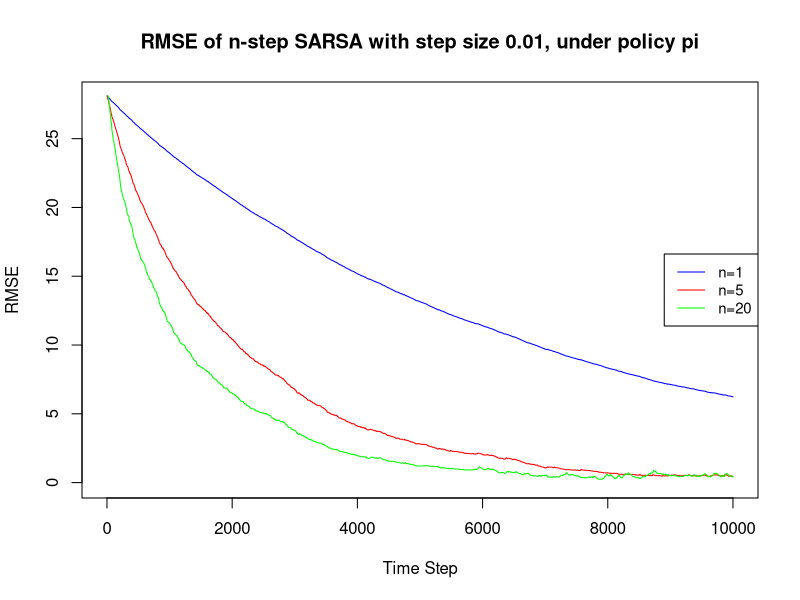

Write the R code that produced this figure. (Note: a time limit stopped this script after it produced the figure.)
#STAT 497: Reinforcement Learning. Assignment III. 
#Authors: Spyros Orfanos, William Ngo, Matteo Esposito. 

#-------------------------- Question 1 ---------------------------
#1(a)
alpha = 0.6
beta = 0.8
r_srch = 2
r_wait = 1

r1 = c(1,1,1,r_srch, alpha)
r2 = c(1,1,2,r_srch, 1-alpha)
r3 = c(2,1,1,-3, 1-beta)
r4 = c(2,1,2,r_srch, beta)
r5 = c(1,2,1,r_wait, 1)
r6 = c(2,2,2,r_wait, 1)
r7 = c(2,3,1,0,1)
r8 = c(1,3,1,0,1)

SASRp = matrix(data = cbind(r1,r2,r3,r4,r5,r6,r7,r8), nrow = 8, ncol = 5, byrow = TRUE)
SASRp = SASRp[order(SASRp[,1]),]
colnames(SASRp) = c("s","a","s'","r","p")

#Calculating V(s)
CalculatePolicyValueFunction = function(Policy, SASRp, DF){
  #Calculating the b vector
  b = c(0,0)
  for (ss in 1:2){
    for (aa in 1:3){
      b[ss] = b[ss] + sum( SASRp[SASRp[,"s"] %in% ss & SASRp[,"a"] %in% aa,"r"] * SASRp[SASRp[,"s"] %in% ss & SASRp[,"a"] %in% aa,"p"] * Policy[ss,aa] )
    } 
  }
  #Calculating the M matrix
  M = matrix(data = 0, nrow = 2, ncol = 2)
  for(ss in 1:2){
    for(sp in 1:2){
      for(aa in 1:3){
        M[ss,sp] =   M[ss,sp] + DF * sum( SASRp[SASRp[,"s"] %in% ss & SASRp[,"a"] %in% aa & SASRp[,"s'"] %in% sp, "p"] * Policy[ss,aa] )
      }
    }
  }
  #Solving for the policy's value function
  PolicyVF = as.vector(solve(diag(2) - M) %*% b)
  return(PolicyVF)
}

#Calculating Q(s,a) = sum_{all r,s'} of p*(r + DF*v(s'))
CalculatePolicyActionValueFunction = function(Policy, SASRp, DF){
  PolicyAVF =  matrix(data = NA, nrow = 2, ncol = 3)
  V = CalculatePolicyValueFunction(Policy, SASRp, DF)
  for(ss in 1:2){
    for(aa in 1:3){
      sa = SASRp[,"s"] %in% ss & SASRp[,"a"] %in% aa  #state-action pair
      PolicyAVF[ss,aa] = sum( (SASRp[sa,"r"] + DF*V[SASRp[sa,"s'"]]) * SASRp[sa,"p"] )
    }
  }
  return(PolicyAVF)
}
Policy = matrix( data = c(0.7,0.2,0.1,0.1,0.7,0.2), nrow = 2, byrow = TRUE)
PolicyAVF = CalculatePolicyActionValueFunction(Policy, SASRp, DF = 0.9)
PolicyAVF

#1(b)
#See sample() documentation. Error arises when as sample(X, 1) is interpreted as sample from {1,...,X} instead of {X}.
resample = function(x, ...) x[sample(length(x), ...)]

#Given state (ss), simulate next action (aa), then simulate next state (sp), and finally determine the reward (rr) which is a function of ss,aa,sp.
SimulateEpsiodeCanRecycler = function(Policy, SASRp, Eplength, initstate, theseed){
  set.seed(theseed)
  EpisodeOutcomes = matrix(data = NA, nrow = 3, ncol = Eplength)
  ss = initstate
  for (t in 1:Eplength){
    aa = sample(1:3, 1, prob = Policy[ss,])
    sp = resample(SASRp[SASRp[,"s"] %in% ss & SASRp[,"a"] %in% aa, "s'"], 1, prob = SASRp[SASRp[,"s"] %in% ss & SASRp[,"a"] %in% aa, "p"])
    rr = SASRp[SASRp[,"s"] %in% ss & SASRp[,"a"] %in% aa & SASRp[,"s'"] %in% sp, "r"]
    EpisodeOutcomes[,t] = c(ss, aa, rr)
    ss = sp
  }
  return(EpisodeOutcomes)
}

#1(c)
#Function that gives the corresponding row of Qestimmat for a given state-action pair. 
which_row = function(EpisodeOutcomes,t){
  if(all(EpisodeOutcomes[1:2,t] == c(1,1))){return(1)}
  if(all(EpisodeOutcomes[1:2,t] == c(1,2))){return(2)}
  if(all(EpisodeOutcomes[1:2,t] == c(1,3))){return(3)}
  if(all(EpisodeOutcomes[1:2,t] == c(2,1))){return(4)}
  if(all(EpisodeOutcomes[1:2,t] == c(2,2))){return(5)}
  if(all(EpisodeOutcomes[1:2,t] == c(2,3))){return(6)}
}

ApplySARSA = function(stepsize, nparam, initQestim, EpisodeOutcomes, DF){
  Qestimmat = matrix(data = NA, nrow = 6, ncol = ncol(EpisodeOutcomes))
  Qestimmat[,1:nparam] = initQestim
  L = ncol(EpisodeOutcomes) - nparam
  for (t in 1:L){
    sa_t = which_row(EpisodeOutcomes, t) #(S_t, A_t)
    sa_tn = which_row(EpisodeOutcomes, t+nparam)  #(S_t+n, A_t+n)
    G = sum(EpisodeOutcomes[3,t:(t+nparam-1)] *DF^(0:(nparam-1))) + Qestimmat[sa_tn,t+nparam-1] * DF^nparam 
    #Updating Q(s,a) estimate 
    Qestimmat[,t+nparam] = Qestimmat[,t+nparam-1]
    Qestimmat[sa_t,t+nparam] = Qestimmat[sa_t,t+nparam-1] + stepsize*(G - Qestimmat[sa_t,t+nparam-1]) 
  }
  return(Qestimmat)
}

#1(d)
Episode = SimulateEpsiodeCanRecycler(Policy, SASRp, 10000, 1, 497)
one_step = ApplySARSA(0.01, 1, rep(0,6), Episode, 0.9)
five_step = ApplySARSA(0.01, 5, rep(0,6), Episode, 0.9)
twenty_step = ApplySARSA(0.01, 20, rep(0,6), Episode, 0.9)
true = as.vector(t(PolicyAVF))

RMSEmat = matrix(data = NA, nrow = 3, ncol = 10000)
RMSEmat[1,] = sqrt(colSums((one_step - true)^2))
RMSEmat[2,] = sqrt(colSums((five_step - true)^2))
RMSEmat[3,] = sqrt(colSums((twenty_step - true)^2))

#very long title  
plot(1:10000, RMSEmat[1,], type = "l", col = "blue", xlab = "Time Step", ylab = "RMSE", main = "RMSE of n-step SARSA with step size 0.01, under policy pi", ylim = c(0,28))
lines(RMSEmat[2,], type = "l", col = "red")
lines(RMSEmat[3,], type = "l", col = "green")
legend("right", legend = c("n=1", "n=5", "n=20"), col = c("blue", "red", "green"), lty=1:1, cex=0.9, lwd =1)

#1(e)
ApplyQLearning = function(stepsize, initQestim, EpisodeOutcomes, DF){
  Qestim = initQestim
  E = EpisodeOutcomes
  for (tt in 1:(ncol(E)-1)){
    Qestim[E[1,tt], E[2,tt]] = Qestim[E[1,tt], E[2,tt]] + stepsize*( E[3,tt] + DF*max(Qestim[E[1,tt+1], ]) -  Qestim[E[1,tt],E[2,tt]] ) 
  }
  return(Qestim)
}

Episode_e = SimulateEpsiodeCanRecycler(Policy, SASRp, 25000, 1, 91)
q = ApplyQLearning(0.01, matrix(data = 0, nrow = 2, ncol = 3), Episode_e, 0.9)
q #Estimated
CalculatePolicyActionValueFunction(matrix(c(1,0,0,0,0,1), nrow = 2, byrow = TRUE), SASRp, 0.9) #True 



#-------------------------- Question 2 ---------------------------
#2(a)
SASR = matrix(data = NA, nrow = 6, ncol = 5)
colnames(SASR) = c("s", "a", "s'", "r", "p")
SASR[,1] = c(1,1,2,2,3,3)
SASR[,2] = c(1,-1, 1, -1, 1, -1)
SASR[,3] = c(2,1,1,3,4,2) 
SASR[,4] = c(-1,-1,-1,-1,-1,-1)
SASR

#See sample() documentation. Error arises as sample(X, 1) is interpreted as sample from {1,...,X} instead of {X}.
resample = function(x, ...) x[sample(length(x), ...)]

SimulCorridorEpisodeFixedPolicy = function(pright, theseed){
  set.seed(theseed)
  stateseq = 1
  actionseq = NULL
  #Adding the transition probabilities to SASR.
  SASR[SASR[,"a"] %in% 1,"p"] = pright
  SASR[SASR[,"a"] %in% -1,"p"] = 1 - pright
  #Run continues until state 4 is reached. 
  while(stateseq[length(stateseq)] != 4){
    actionseq[length(actionseq)+1] = resample(SASR[SASR[,"s"] %in% stateseq[length(stateseq)],"a"], 1, prob = SASR[SASR[,"s"] %in% stateseq[length(stateseq)],"p"])
    stateseq[length(stateseq)+1] = SASR[SASR[,"s"] %in% stateseq[length(stateseq)] & SASR[,"a"] %in% actionseq[length(actionseq)], "s'"]
  }
  Result = list(stateseq, actionseq)
  names(Result) = c("stateseq", "actionseq")
  return(Result)
}

right_95 = NULL
right_05 = NULL
for(i in 1:20000){
  right_95[i] = -1*length(SimulCorridorEpisodeFixedPolicy(.95,i)$actionseq)
  right_05[i] = -1*length(SimulCorridorEpisodeFixedPolicy(.05,i)$actionseq)
}
mean(right_95) #-44.11255
mean(right_05) #-81.8691


#2(b)
#See report. 

#2(c)
OneRunCorridor = function(inittheta, alphasteptheta, nepis, theseed){
  ProbRightEachEpisode = exp(inittheta[1])/sum(exp(inittheta))
  RewardEachEpisode = NULL
  theta = inittheta
  for (n in 1:nepis){
    Episode = SimulCorridorEpisodeFixedPolicy(ProbRightEachEpisode[n], theseed*n)
    Tf = length(Episode$actionseq) 
    for (t in 1:Tf){
      G = -1 * (Tf - t + 1) 
      theta[1] = theta[1] + alphasteptheta * G * (ifelse(Episode$actionseq[t] ==  1,1,0) - (ProbRightEachEpisode[n])   )
      theta[2] = theta[2] + alphasteptheta * G * (ifelse(Episode$actionseq[t] == -1,1,0) - (1-ProbRightEachEpisode[n]) )
    }
    RewardEachEpisode[n] = -1*Tf
    ProbRightEachEpisode[n+1] = max(min(exp(theta[1])/sum(exp(theta)),0.99),0.01)
  }
  Result =list(RewardEachEpisode, ProbRightEachEpisode[-1])
  return(Result)
}

#d)
returnmat = array(NA,dim=c(100,1000,3))
probrightmat = array(NA,dim=c(100,1000,3))
for (i in 1:100){
  largeAlpha=OneRunCorridor(inittheta=c(log(1/0.95-1),0),alphasteptheta=2^(-12),nepis=1000,theseed=i)
  MediumAlpha=OneRunCorridor(inittheta=c(log(1/0.95-1),0),alphasteptheta=2^(-13),nepis=1000,theseed=i)
  lowAlpha=OneRunCorridor(inittheta=c(log(1/0.95-1),0),alphasteptheta=2^(-14),nepis=1000,theseed=i)
  returnmat[i,,1]=largeAlpha[[1]]
  returnmat[i,,2]=MediumAlpha[[1]]
  returnmat[i,,3]=lowAlpha[[1]]
  probrightmat[i,,1]=largeAlpha[[2]]
  probrightmat[i,,2]=MediumAlpha[[2]]
  probrightmat[i,,3]=lowAlpha[[2]]
}


#Plotting average reward accross 100 runs 
plot(x = 1:1000, y = colMeans(returnmat[,,1]), type = "l", col = "blue", xlab = "Episode", ylab = expression(G[0]), ylim = c(-100,0))
lines(colMeans(returnmat[,,2]), type = "l", col = "red")
lines(colMeans(returnmat[,,3]), type = "l", col = "green")
lines( rep(-11.6,1000), type = "l", lty = 2, col = "grey")
legend(x = -10, y = -3, legend = expression({v["*"](s[0])}=={-11.6}), text.col = "grey30", bty = "n", cex = 0.7)
legend("bottomright", legend = expression({alpha[theta]}=={2^-12},{alpha[theta]}=={2^-13}, {alpha[theta]}=={2^-14}), text.col = c("blue","red","green"))

#Plotting probability of selecting 'Right'
plot(x = 1:1000, y = colMeans(probrightmat[,,1]), type = "l", col = "blue", xlab = "Episode", ylab = "Probability of Selecting 'Right'", ylim = c(0,.82))
lines(colMeans(probrightmat[,,2]), type = "l", col = "red")
lines(colMeans(probrightmat[,,3], na.rm = T), type = "l", col = "green")
lines( rep(0.59,1000), type = "l", lty = 2, col = "grey")
legend(x = -10, y = 0.67, legend = expression({"Optimal Prob"}=={0.59}), text.col = "grey30", bty = "n", cex = 0.7)
legend("topright", legend = expression({alpha[theta]}=={2^-12},{alpha[theta]}=={2^-13}, {alpha[theta]}=={2^-14}), text.col = c("blue","red","green"), cex = 0.75)


#2(e)
OneRunCorridorBaseline = function(inittheta,initw, alphasteptheta,alphastepw, nepis, theseed){
  ProbRightEachEpisode = exp(inittheta[1]) / sum(exp(inittheta))
  RewardEachEpisode = NA
  theta = inittheta
  w = initw
  for (n in 1:nepis){
    Episode = SimulCorridorEpisodeFixedPolicy(ProbRightEachEpisode[n], theseed*n)
    Tf = length(Episode$actionseq)
    for (t in 1:Tf){
      G = -1 * (Tf - t + 1) 
      delta = G - w[Episode$stateseq[t]]
      w[Episode$stateseq[t]] = w[Episode$stateseq[t]] + alphastepw * (G - w[Episode$stateseq[t]])
      theta[1] = theta[1] + alphasteptheta *delta* (ifelse(Episode$actionseq[t] ==  1,1,0) - ProbRightEachEpisode[n])
      theta[2] = theta[2] + alphasteptheta *delta* (ifelse(Episode$actionseq[t] == -1,1,0) - (1-ProbRightEachEpisode[n]))
    }
    RewardEachEpisode[n] = -1*Tf
    ProbRightEachEpisode[n+1] = max(min(exp(theta[1])/sum(exp(theta)),0.99),0.01)
  }
  Result =list(RewardEachEpisode, ProbRightEachEpisode[-1])
  return(Result)
}

#2(f)
initialw = c(0,0,0,0)
returnmatBaseline = array(NA,dim=c(100,1000,2))
for (i in 1:100){
  largeAlpha=OneRunCorridorBaseline(inittheta=c(log(1/0.95-1),0),initw=initialw,alphasteptheta=2^(-9),alphastepw=2^(-6),nepis=1000,theseed=i)
  lowAlpha=OneRunCorridorBaseline(inittheta=c(log(1/0.95-1),0),initw=initialw,alphasteptheta=2^(-12),alphastepw=2^(-6),nepis=1000,theseed=i)
  returnmatBaseline[i,,1]=largeAlpha[[1]]
  returnmatBaseline[i,,2]=lowAlpha[[1]]
}


plot(x = 1:1000, y = colMeans(returnmatBaseline[,,1]) , type = "l", col = "green", xlab = "Episode", ylab = expression(G[0]), ylim = c(-100,-8))
lines(colMeans(returnmatBaseline[,,2]) , type = "l", col = "blue")
lines(colMeans(returnmat[,,1]) , type = "l", col = "red")
lines( rep(-11.6,1000), type = "l", lty = 2, col = "grey30")
legend("bottomright", legend = expression(paste(alpha[theta]==2^-9,", ",alpha[w]==2^-6), paste(alpha[theta]==2^-12,", ",alpha[w]==2^-6), paste({alpha[theta]}=={2^-12}, ", No Baseline"))
  , text.col = c("green","blue","red"))
legend(x = -10, y = -2, legend = expression({v["*"](s[0])}=={-11.6}), text.col = "grey30", bty = "n", cex = 0.75)
